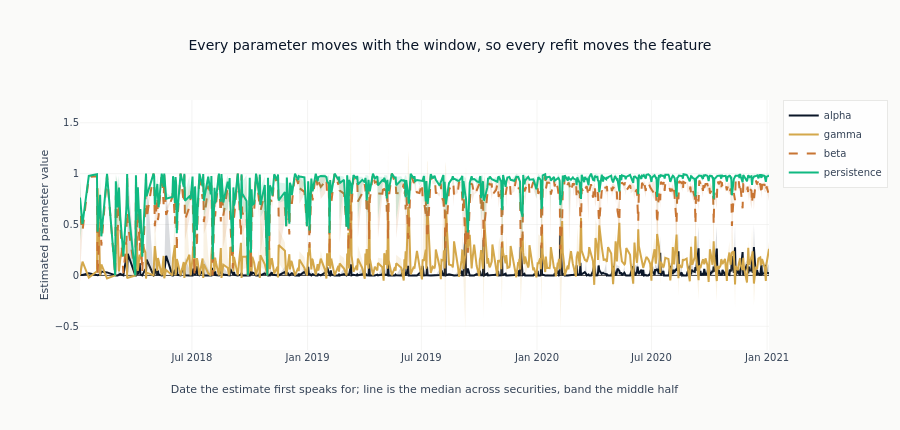

Write notebook code for a chart like this one.
### Markdown cell above
## D. Fit stability across the schedule

The method rests on re-estimating every `refit_every` sessions, and that is only worth its cost
if the estimates actually move. If the same parameters come back block after block, the cadence
bought nothing and one estimation would have done. If they swing, the feature carries whatever
the expanding window happened to contain as much as it carries anything about the share, and a
reader should treat it accordingly.

What a consumer no longer has to do is join on a fold. Each session's value comes from the one
estimate that preceded it, so the date and the security are the whole key.

Persistence is the summary to read, and it is the sum of the other three: $\alpha + \gamma/2 +
\beta$. A value near one means a shock to volatility decays slowly, so today's variance says
something about tomorrow's - which is the property that makes a conditional volatility worth
forecasting at all. A value near zero would mean the model has nothing to carry forward and the
forecast is close to a constant.

### F3. Fit stability across the schedule

One line per estimated parameter against the date the estimate first speaks for, drawn at the
median across securities with a band spanning the middle half. The x-axis is calendar time
rather than a fold index because the blocks are calendar time: a security refits every
`refit_every` of its own sessions, so securities that list at different dates refit on different
dates and the median is taken over whoever is estimated at each. All four parameters are
dimensionless and bounded the same way, so they share an axis.

### Code cell
parameter_colours = ml4t_palette(4, categorical=True)
styles = [
    ("alpha", parameter_colours[0], "solid"),
    ("gamma", parameter_colours[1], "solid"),
    ("beta", parameter_colours[2], "dash"),
    ("persistence", parameter_colours[3], "solid"),
]
by_date = (
    parameters.with_columns(pl.col("emit_start").cast(pl.Date))
    .group_by("emit_start")
    .agg(
        pl.len().alias("securities"),
        *[
            expr
            for name, _, _ in styles
            for expr in (
                pl.col(name).median().alias(f"{name}_med"),
                pl.col(name).quantile(0.25).alias(f"{name}_lo"),
                pl.col(name).quantile(0.75).alias(f"{name}_hi"),
            )
        ],
    )
    .sort("emit_start")
)
x = by_date["emit_start"].to_list()
fig = go.Figure()
for name, colour, dash in styles:
    fig.add_scatter(
        x=x + x[::-1],
        y=by_date[f"{name}_hi"].to_list() + by_date[f"{name}_lo"].to_list()[::-1],
        fill="toself",
        fillcolor=colour,
        opacity=0.15,
        line=dict(width=0),
        hoverinfo="skip",
        showlegend=False,
    )
    fig.add_scatter(
        x=x,
        y=by_date[f"{name}_med"].to_list(),
        mode="lines",
        name=name,
        line=dict(color=colour, width=2, dash=dash),
    )
fig.update_layout(
    title="Every parameter moves with the window, so every refit moves the feature",
    xaxis_title="Date the estimate first speaks for; line is the median across securities, "
    "band the middle half",
    yaxis_title="Estimated parameter value",
    height=430,
)
show_plotly_with_alt(
    fig,
    "Four parameter series against calendar time, one per estimated GJR-GARCH coefficient plus "
    "persistence, each drawn as a median line across securities with a shaded band spanning the "
    "middle half of them. Persistence and beta run highest and track each other; gamma and alpha "
    "run lower. The bands are widest early, when few securities have cleared the burn-in and the "
    "estimation windows are shortest, and narrow as the expanding windows lengthen. No series is "
    "flat, which is the point: the refit cadence changes the estimates it produces.",
)

### Figure 1 — Plotly figure (JSON) as saved in the notebook; plotly's stock layout.template omitted (floating-point values rounded to 4 significant figures; data arrays with more than 128 entries replaced by an {"elided": "..."} marker saying what was removed)
{"data": [{"fill": "toself", "fillcolor": "#0a1628", "hoverinfo": "skip", "line": {"width": 0}, "opacity": 0.15, "showlegend": false, "type": "scatter", "x": {"elided": "960 str values"}, "y": {"elided": "960 float values"}}, {"line": {"color": "#0a1628", "dash": "solid", "width": 2}, "mode": "lines", "name": "alpha", "type": "scatter", "x": {"elided": "480 str values"}, "y": {"elided": "480 float values"}}, {"fill": "toself", "fillcolor": "#D4A84B", "hoverinfo": "skip", "line": {"width": 0}, "opacity": 0.15, "showlegend": false, "type": "scatter", "x": {"elided": "960 str values"}, "y": {"elided": "960 float values"}}, {"line": {"color": "#D4A84B", "dash": "solid", "width": 2}, "mode": "lines", "name": "gamma", "type": "scatter", "x": {"elided": "480 str values"}, "y": {"elided": "480 float values"}}, {"fill": "toself", "fillcolor": "#C87533", "hoverinfo": "skip", "line": {"width": 0}, "opacity": 0.15, "showlegend": false, "type": "scatter", "x": {"elided": "960 str values"}, "y": {"elided": "960 float values"}}, {"line": {"color": "#C87533", "dash": "dash", "width": 2}, "mode": "lines", "name": "beta", "type": "scatter", "x": {"elided": "480 str values"}, "y": {"elided": "480 float values"}}, {"fill": "toself", "fillcolor": "#10b981", "hoverinfo": "skip", "line": {"width": 0}, "opacity": 0.15, "showlegend": false, "type": "scatter", "x": {"elided": "960 str values"}, "y": {"elided": "960 float values"}}, {"line": {"color": "#10b981", "dash": "solid", "width": 2}, "mode": "lines", "name": "persistence", "type": "scatter", "x": {"elided": "480 str values"}, "y": {"elided": "480 float values"}}], "layout": {"height": 430, "title": {"text": "Every parameter moves with the window, so every refit moves the feature"}, "xaxis": {"title": {"text": "Date the estimate first speaks for; line is the median across securities, band the middle half"}}, "yaxis": {"title": {"text": "Estimated parameter value"}}}}
